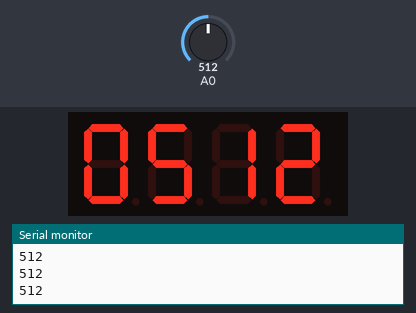
A sketch run on a simulated Arduino Uno, built with avr-gcc and run on an emulated ATmega328P. Parts: 4-digit seven-segment display, the last lines printed to the serial monitor. The inputs (shaded band) are chosen by the test bench; at power-on: A0 = 512.

Above: at 1.2 s.
1.3 s: A0 set to 716
At 2.3 s:
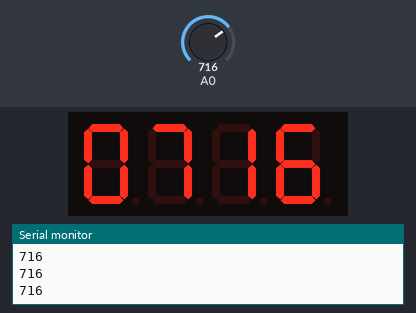
2.9 s: A0 set to 900
At 4.2 s:
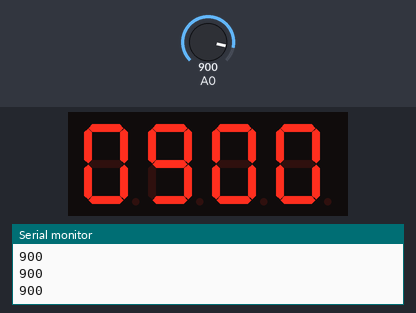
4.5 s: A0 set to 1023
At 5.3 s:
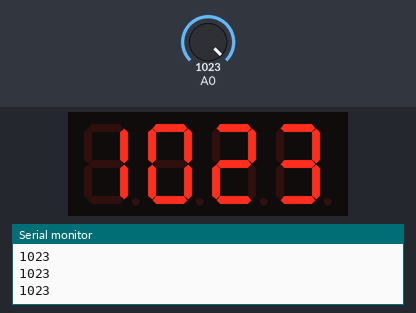
Timing chart, 0 to 7.5 s (numbered marks = the images above; inputs shaded):
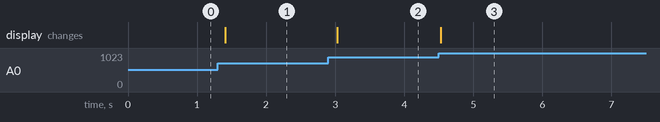

The sketch:

TM1637_and_triet_ap.ino
```cpp
#include "TM1637.h"
#define CLK 7//pins definitions for TM1637 and can be changed to other ports
#define DIO 8
TM1637 tm1637(CLK,DIO);
void setup()
{
  Serial.begin(9600);
  tm1637.init();
  tm1637.set(BRIGHT_TYPICAL);//BRIGHT_TYPICAL = 2,BRIGHT_DARKEST = 0,BRIGHTEST = 7;
}
void loop()
{
  int x = analogRead(A0);
  int y = x*5/1023;
  int a,b,c,d;
  a = x/1000;
  b = (x - a*1000)/100;
  c = (x - a*1000 - b*100)/10;
  d = (x - a*1000 - b*100 - c*10);
  tm1637.display(0,a);
  tm1637.display(1,b);
  tm1637.display(2,c);
  tm1637.display(3,d);
  Serial.println(x);
  delay(100);
}
```

Measured:
- after the input at 1.3 s, the display: changes after 0.11 s (image 1)
- after the input at 2.9 s, the display: changes after 0.13 s (image 2)
- after the input at 4.5 s, the display: changes at once (image 3)
